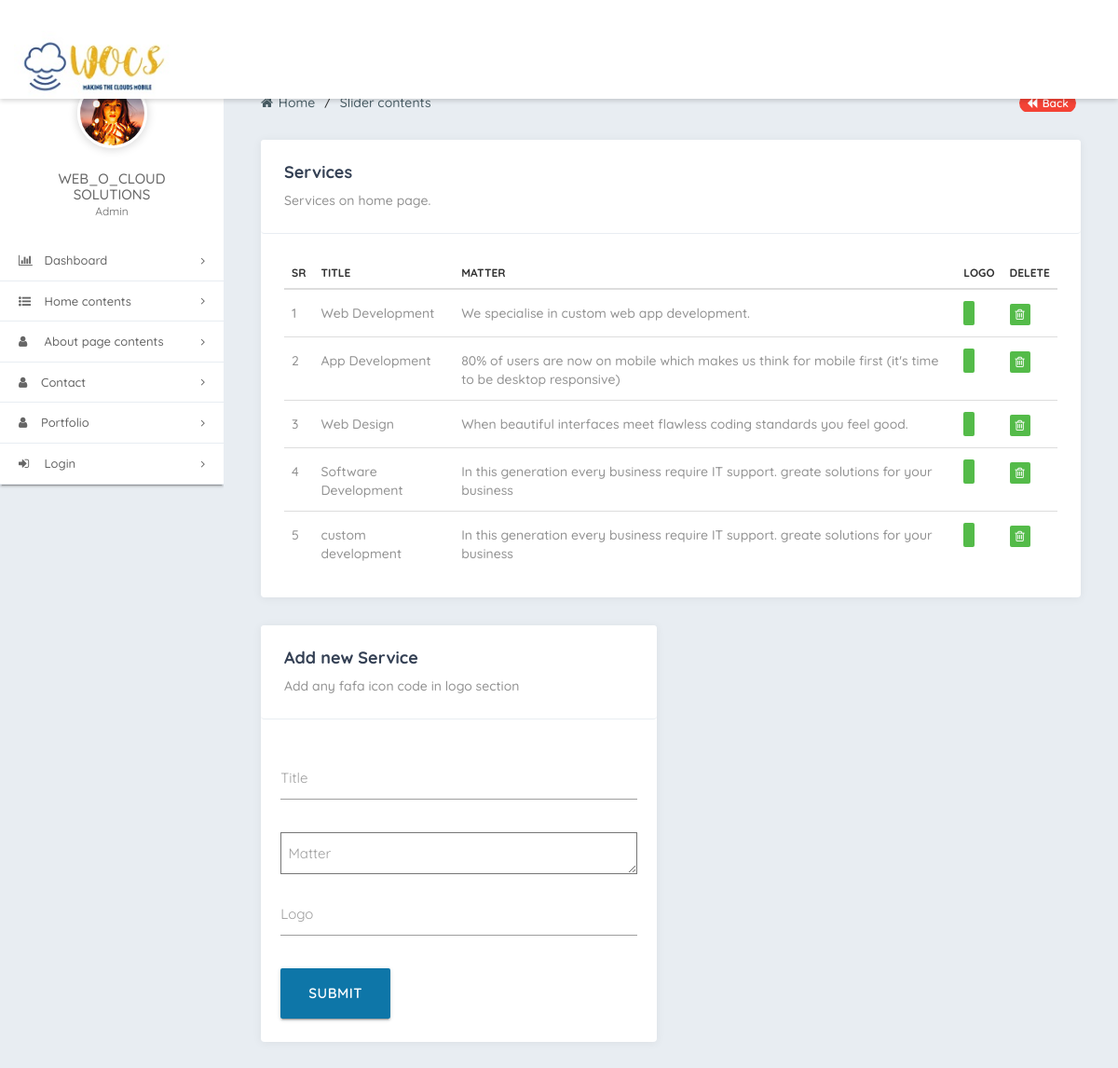
/admin/home_services.php, run on the app's committed database.
### tables this page shows
CREATE TABLE `home_services` (
  `sr` int(11) NOT NULL,
  `titel` varchar(100) NOT NULL,
  `matter` varchar(500) NOT NULL,
  `logo` varchar(100) NOT NULL
);

### admin/home_services.php (the view, shortened to what this page needs)
<!DOCTYPE html>
<html lang="en">
<head>
    <link rel="stylesheet" href="css/font-awesome.min.css">
    <link rel="stylesheet" href="css/style.css">
    <link rel="stylesheet" href="css/mob.css">
    <link rel="stylesheet" href="css/bootstrap.css">
    <link rel="stylesheet" href="css/materialize.css" />
</head>
<body>
    <?php
		include('includes/header.php');
	?>
    <div class="container-fluid sb2">
        <div class="row">
            <?php
				include('includes/sidebar.php');
			?>
            <div class="sb2-2">
                <div class="sb2-2-2">
                    <ul>
                        <li><a href="admin_index.php"><i class="fa fa-home" aria-hidden="true"></i> Home</a>
                        </li>
                        <li class="active-bre"><a href="#"> Slider contents</a>
                        </li>
                        <li class="page-back"><a href="admin_index.php"><i class="fa fa-backward" aria-hidden="true"></i> Back</a>
                        </li>
                    </ul>
                </div>
                <div class="sb2-2-3">
                    <div class="row">
                        <div class="col-md-12">
                            <div class="box-inn-sp">
                                <div class="inn-title">
                                    <h4>Services</h4>
                                    <p>Services on home page.</p>
								</div>
                                <div class="tab-inn">
                                    <div class="table-responsive table-desi">
                                        <table class="table table-hover">
                                            <thead>
                                                <tr>
                                                    <th>sr</th>
                                                    <th>Title</th>
                                                    <th>Matter</th>
                                                    <th>Logo</th>
													<th>Delete</th>
                                                </tr>
                                            </thead>
                                            <tbody>
													<?php
														include('includes/c.php');
														$sql = "select * from home_services";
														$result = mysqli_query($connection,$sql);
														while($set=mysqli_fetch_array($result))
														{
															echo '<tr>
																<td>'.$set["sr"].'</td>
																<td>'.$set["titel"].'</td>
																<td>'.$set["matter"].'</td>
																<td>
																<a href="#"><i class="'.$set["logo"].'" aria-hidden="true"></i></a>
																</td>
																<td>
																<a href="#"><i class="fa fa-trash-o" aria-hidden="true"></i></a>
																</td>
																</tr>
																';
														}
													?>
                                            </tbody>
                                        </table>
                                    </div>
                                </div>
                            </div>
                        </div>
                    </div>
                </div>
				<div class="sb2-2-3">
                    <div class="row">
                        <div class="col-md-6">
                            <div class="box-inn-sp">
                                <div class="inn-title">
                                    <h4>Add new Service</h4>
									<p>Add any fafa icon code in logo section</p>
                                </div>
                                <div class="tab-inn">
                                    <form action="homeservices_form.php" method="post" enctype="multipart/form-data">
                                        <div class="row">
                                            <div class="input-field col s12">
                                                <input name="title" id="title" type="text" class="validate">
                                                <label for="title">Title</label>
                                            </div>
                                        </div>
                                        <div class="row">
                                            <div class="input-field col s12">
                                                <textarea name="matter" id="matter"  class="validate"></textarea>
                                                <label for="matter">&nbsp Matter</label>
                                            </div>
                                        </div>
										<div class="row">
                                            <div class="input-field col s12">
                                                <input name="logo" id="logo" type="text" class="validate">
                                                <label for="logo">Logo</label>
                                            </div>
                                        </div>
										<div class="row">
                                            <div class="input-field col s12">
                                                <button type="submit" name="submit"  class="waves-effect waves-light btn-large">submit</button>
                                            </div>
                                        </div>
                                    </form>
                                </div>
                            </div>
                        </div>
                    </div>
                </div>
			</div>
		</div>
</body>
</html>

### admin/includes/header.php (shortened to what this page needs)
<div class="container-fluid sb1">
        <div class="row">
            <div class="col-md-2 col-sm-3 col-xs-6 sb1-1">
                <a href="index-2.html" class="logo"><img src="images/logo1.jpg" alt="" />
                </a>
            </div>
        </div>
    </div>

### admin/includes/sidebar.php (shortened to what this page needs)
<div class="sb2-1">
                <div class="sb2-12">
                    <ul>
                        <li><img src="images/placeholder.jpg" alt="">
                        </li>
                        <li>
                            <h5>WEB_O_CLOUD SOLUTIONS <span> Admin</span></h5>
                        </li>
                    </ul>
                </div>
                <div class="sb2-13">
                    <ul class="collapsible" data-collapsible="accordion">
                        <li><a href="admin_index.php"><i class="fa fa-bar-chart" aria-hidden="true"></i> Dashboard</a>
                        </li>
                        <li><a href="javascript:void(0)" class="collapsible-header"><i class="fa fa-list-ul" aria-hidden="true"></i> Home contents</a>
                        </li>
                        <li><a href="javascript:void(0)" class="collapsible-header"><i class="fa fa-user" aria-hidden="true"></i> About page contents</a>
                        </li>
						<li><a href="javascript:void(0)" class="collapsible-header"><i class="fa fa-user" aria-hidden="true"></i>Contact</a>
                        </li>
						<li><a href="javascript:void(0)" class="collapsible-header"><i class="fa fa-user" aria-hidden="true"></i>Portfolio</a>
                        </li>
                        <li><a href="login.html" target="_blank"><i class="fa fa-sign-in" aria-hidden="true"></i> Login</a>
                        </li>
                    </ul>
                </div>
            </div>

### admin/css/style.css (style rules this page uses)
body { font-family: 'Quicksand', sans-serif; font-weight:500; }
h1, h2, h3, h4, h5, h6 { margin-top: 0px; margin-bottom: 0px; font-family: 'Quicksand', sans-serif; }
a,li,p,span,td,th { font-family: 'Quicksand', sans-serif; font-weight:500; }
a { -webkit-transition: all 0.5s ease; -moz-transition: all 0.5s ease; -o-transition: all 0.5s ease; transition: all 0.5s ease; }
.sb1 { background: #ffffff; position: fixed; width: 100%; top: 0px; z-index: 9999; box-shadow: 0px 2px 5px rgba(0, 0, 0, 0.17); }
.sb2 { background: #e8edf2; margin-top: 59px; }
.sb2-1 { float: left; width: 20%; background: #e8edf2; color: #fff; height: 90%; position: fixed; -webkit-transition: all 0.5s ease; -moz-transition: all 0.5s ease; -o-transition: all 0.5s ease; transition: all 0.5s ease; overflow-y: auto; }
.sb2-1 a { color: #cecece; -webkit-transition: all 0.5s ease; -moz-transition: all 0.5s ease; -o-transition: all 0.5s ease; transition: all 0.5s ease; }
.sb2-12 { position: relative; overflow: hidden; padding: 25px 15px; background: #ffffff; text-align: center; }
.sb2-12 ul { padding: 0px; }
.sb2-12 ul li { float: left; display: inline-block; }
.sb2-12 ul li:nth-child(1) { width: 100%; margin-bottom: 25px; }
.sb2-12 ul li:nth-child(2) { width: 100%; padding: 0px 7px; }
.sb2-12 ul li img { width: 75px; border-radius: 50%; border: 3px solid #fff; box-shadow: 0px 1px 10px 1px rgba(0, 0, 0, 0.15); }
.sb2-12 ul li h5 { margin-bottom: 0px; margin-top: 0px; font-size: 15px; color: #666; font-weight: 500; }
.sb2-12 ul li h5 span { display: block; font-size: 12px; color: #666; padding-top: 3px; font-weight: 400; }
.sb2-13 { background: #ffffff; }
.sb2-13 ul { margin-left: 0px; padding-left: 0px; margin-bottom: 0px; }
.sb2-13 ul li { list-style-type: none; }
.sb2-13 ul li a { display: block; font-size: 13px; padding: 10px 0px; border-bottom: 1px solid #e8edf2; padding: 12px 20px; color: #666; }
.sb2-13 ul li a:after { font-family: FontAwesome; content: "\f105"; font-size: 16px; display: block; position: absolute; margin-top: -15px; right: 20px; font-size: 12px; line-height: 1; -webkit-font-smoothing: antialiased; -moz-osx-font-smoothing: grayscale; -webkit-transform: rotate(0deg); -ms-transform: rotate(0deg); -o-transform: rotate(0deg); transform: rotate(0deg); -webkit-transition: -webkit-transform .2s ease-in-out; -o-transition: -webkit-transform .2s ease-in-out; transition: -webkit-transform .2s ease-in-out; }
.sb2-13 ul li a i { margin-right: 8px; width: 16px; }
.sb2-2 { float: left; width: 80%; padding: 40px; margin-left: 20%; background: #e8edf2; }
.sb2-2-2 { position: relative; overflow: hidden; margin-bottom: 15px; }
.sb2-2-2 ul { padding: 0px; margin-bottom: 0px; }
.sb2-2-2 ul li { list-style-type: none; float: left; padding-right: 5px; }
.sb2-2-2 ul li a { color: #495d65; vertical-align: middle; }
.sb2-2-2 ul li a i { padding-right: 2px; }
.active-bre:before { content: "/"; padding: 0 5px; color: #333; }
.sb2-2-3 { margin-top: 30px; }
.inn-title { padding: 25px 25px; background: #ffffff; border-bottom: 1px solid #e8edf2; border-radius: 4px; }
.inn-title h4 { font-weight: 700; padding-bottom: 10px; color: #344054; }
.inn-title p { color: #929292; margin-bottom: 0px; }
.table-desi thead tr th { text-transform: uppercase; font-size: 12px; font-weight: 700; }
.table-desi tbody tr td { color: #929292; padding: 15px 8px 12px 8px !important; }
.table-desi i { background: #54bb49; color: #ffffff; padding: 5px 6px; border-radius: 2px; font-size: 13px; text-align: center; margin-right: 10px; }
.table-desi tbody tr td a { color: #929292; }
.box-inn-sp { background: #fff; border-radius: 4px; box-shadow: 0px 1px 10px 1px rgba(0, 0, 0, 0.05); }
.tab-inn { padding: 25px; }
.logo img { width: 170px; padding-top: 13px; }
.page-back { float: right !important; }
.page-back a { background: #f44336; color: #fff !important; font-size: 12px; padding: 3px 8px; border-radius: 25px; font-weight: 600; }

### data on the page
home_services: sr "1", titel "Web Development", matter "We specialise in custom web app development."
home_services: sr "2", titel "App Development", matter "80% of users are now on mobile which makes us think for mobile first (it's time to be desktop responsive)"
home_services: sr "3", titel "Web Design", matter "When beautiful interfaces meet flawless coding standards you feel good."
home_services: sr "4", titel "Software Development", matter "In this generation every business require IT support. greate solutions for your business"
home_services: sr "5", titel "custom development", matter "In this generation every business require IT support. greate solutions for your business"
